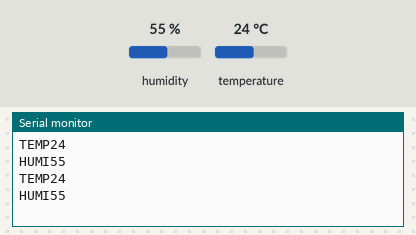
Simulated run of this sketch. Board: Arduino Uno, built with avr-gcc and run on an emulated ATmega328P. Shown: the last lines printed to the serial monitor. Inputs (shaded band) come from the test bench; at power-on: humidity 55 %, temperature 24 °C.

Above: at 2.8 s.
2.9 s: humidity set to 22 %
At 5.1 s:
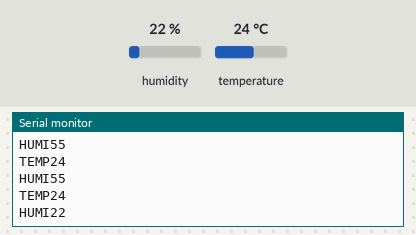
5.6 s: temperature set to 12 °C
At 7.4 s:
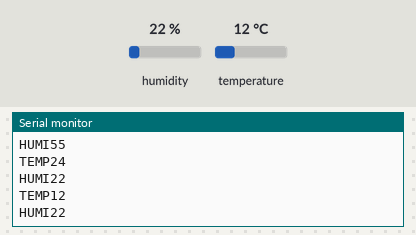
8.3 s: humidity set to 40 %
At 11.0 s:
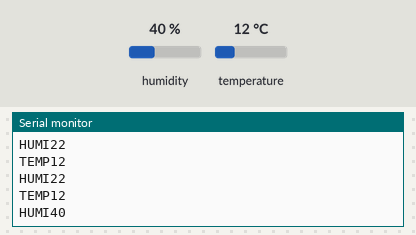
Timing chart, 0 to 12.5 s (numbered marks = the images above; inputs shaded):
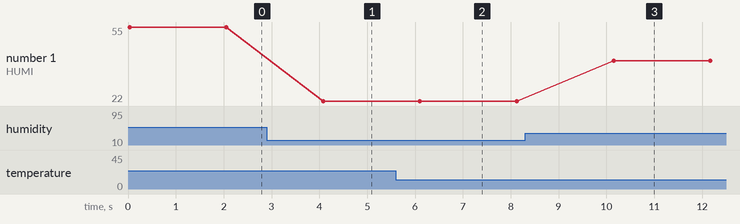

The sketch:

DHT11.ino
```cpp
// (licence header left out)
#include "DHT.h"
#define DHTPIN 12
#define DHTTYPE DHT11
DHT dht(DHTPIN, DHTTYPE);

void setup() {
  Serial.begin(9600);
}
void loop() {
  int t = dht.readTemperature();
  int h = dht.readHumidity();
  Serial.print("TEMP"); Serial.println(t);
  Serial.print("HUMI"); Serial.println(h);
  delay(2000);
}
```

Measured:
- after the input at 2.9 s, the serial monitor: prints a new line after 1.2 s (image 1)
- after the input at 5.6 s, the serial monitor: prints a new line after 0.49 s (image 2)
- after the input at 8.3 s, the serial monitor: prints a new line after 1.9 s (image 3)
- plotted number 1: 55 → 22 after the input at 2.9 s, 22 → 40 after the input at 8.3 s
